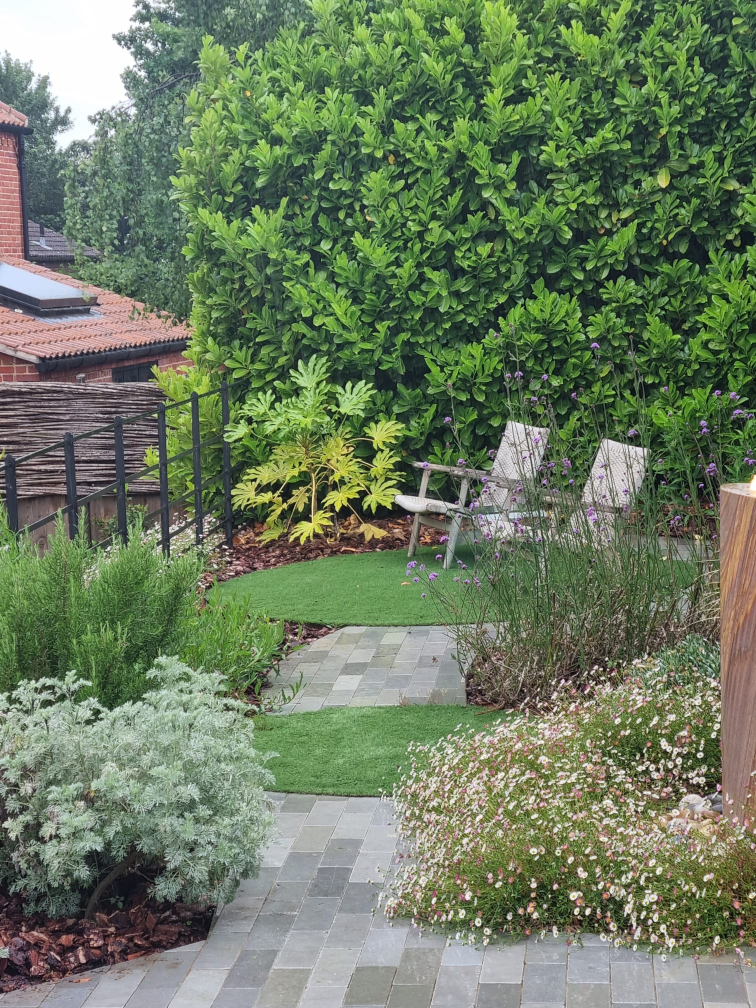
#> input picture images/Artificial turf.jpg, 1512 x 2016 px (shown at 1/2 size); its folder holds only this picture in this run
$ python generate_responsive_images.py
#> lines starting #> are read from the running program, lines starting #| are printed output that depends on the picture
#!/usr/bin/env python3
"""
Generate responsive image variants (WebP + JPEG/PNG fallbacks)
- Reads images from images/
- Writes variants to images/responsive/
- Sizes: 480, 768, 1200, 1600 (only up to source width)
- Keeps spaces in file names (safe in HTML as attributes are quoted)
"""
from PIL import Image
import os

INPUT_DIR = 'images'
OUTPUT_DIR = os.path.join(INPUT_DIR, 'responsive')
SIZES = [480, 768, 1200, 1600]

os.makedirs(OUTPUT_DIR, exist_ok=True)

SUPPORTED = ('.jpg','.jpeg','.png')

def make_variants(path):
#> called with path = 'images/Artificial turf.jpg'
    fn = os.path.basename(path)
    name, ext = os.path.splitext(fn)
    ext = ext.lower()

    with Image.open(path) as im:
#> im is the input picture: PIL image 1512x2016 RGB; mean R, G, B 108.7, 123.9, 96.3
        im = im.convert('RGBA') if ext == '.png' else im.convert('RGB')
        orig_w, orig_h = im.size
#> orig_w = 1512; orig_h = 2016
        for w in SIZES:
            if w >= orig_w:
                # Don't upscale; create one at original width cap
                target_w = orig_w
            else:
                target_w = w
            scale = target_w / orig_w
            target_h = int(orig_h * scale)

            # Avoid duplicate same-size outputs
            suffix = f"-{target_w}"

            # Save WebP
            webp_path = os.path.join(OUTPUT_DIR, f"{name}{suffix}.webp")
            if not os.path.exists(webp_path):
                im.resize((target_w, target_h), Image.Resampling.LANCZOS).save(
                    webp_path, 'WEBP', quality=80, method=6
                )

            # Save fallback JPEG/PNG
            if ext in ('.jpg','.jpeg'):
                out_path = os.path.join(OUTPUT_DIR, f"{name}{suffix}.jpg")
                fmt = 'JPEG'
                params = dict(quality=85, optimize=True, progressive=True)
            else:
                # For PNG photos, provide JPEG fallback (usually smaller)
                out_path = os.path.join(OUTPUT_DIR, f"{name}{suffix}.jpg")
                fmt = 'JPEG'
                params = dict(quality=85, optimize=True, progressive=True)
            if not os.path.exists(out_path):
                # Flatten against white if transparent
                frame = Image.new('RGB', im.size, (255,255,255))
                frame.paste(im, mask=im.split()[-1] if im.mode == 'RGBA' else None)
                frame.resize((target_w, target_h), Image.Resampling.LANCZOS).save(out_path, fmt, **params)
#> this loop made 4 passes
#> pass 1, in make_variants, `im.resize((target_w, target_h), Image.Resampling.LANCZOS).save( webp_p..`:
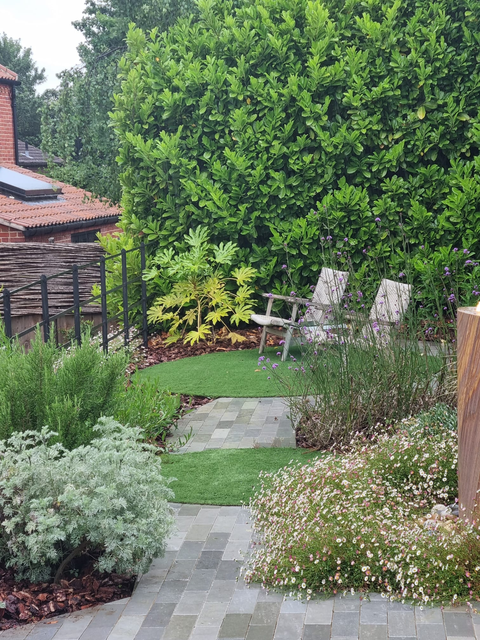
#> saved as Artificial turf-480.webp: PIL image 480x640 RGB; mean R, G, B 108.7, 123.9, 96.3

if __name__ == '__main__':
    files = [f for f in os.listdir(INPUT_DIR) if os.path.splitext(f)[1].lower() in SUPPORTED]
    if not files:
        print('No images found.')
    for f in files:
        print('Processing', f)
        make_variants(os.path.join(INPUT_DIR, f))
    print('Done. Variants in', OUTPUT_DIR)
#| Done. Variants in images/responsive

$ run again, on images/Burnham Market.jpg
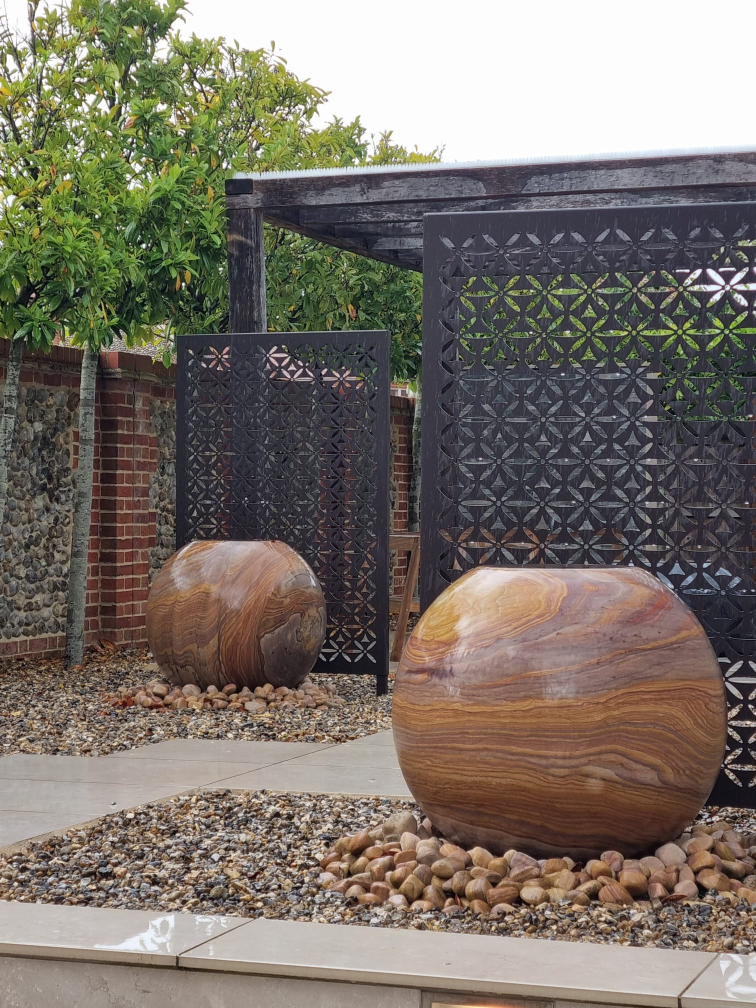
#> input picture images/Burnham Market.jpg, 1512 x 2016 px (shown at 1/2 size)
#> in make_variants, im is the input picture: PIL image 1512x2016 RGB; mean R, G, B 121.8, 114, 104.5
#> the loop in make_variants, `for w in SIZES:` made 4 passes
#> pass 1, in make_variants, `im.resize((target_w, target_h), Image.Resampling.LANCZOS).save( webp_p..`:
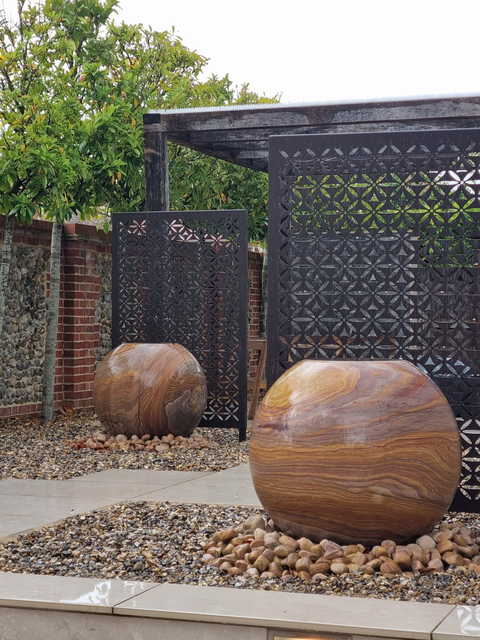
#> saved as Burnham Market-480.webp: PIL image 480x640 RGB; mean R, G, B 121.8, 114, 104.5
#| Done. Variants in images/responsive

$ run again, on images/Deck seating.jpg
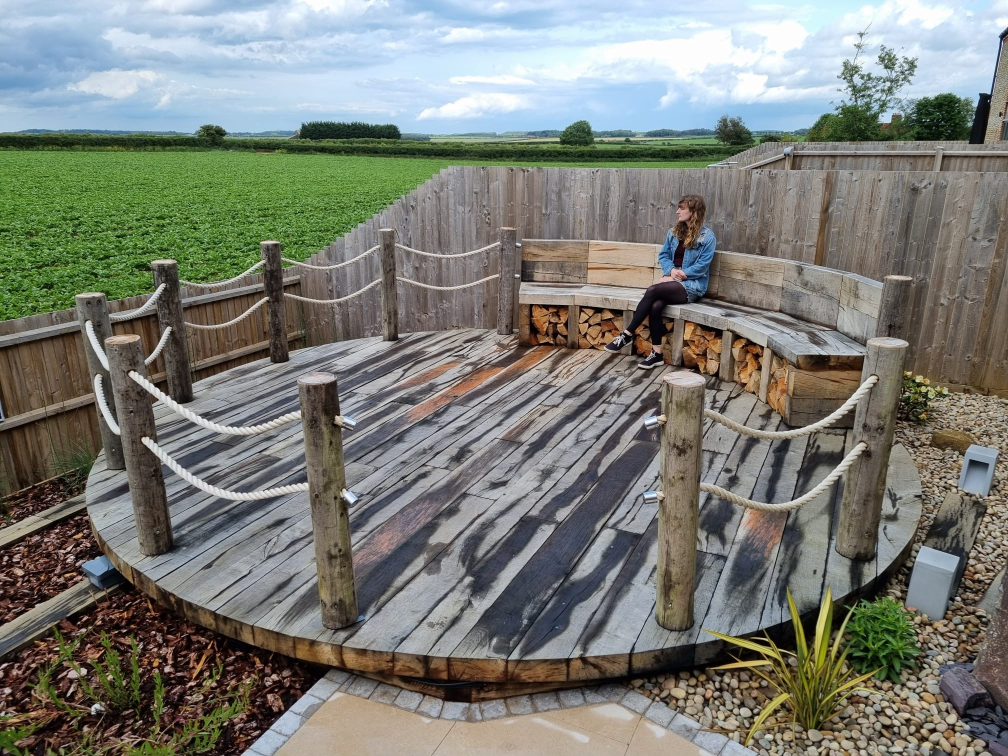
#> input picture images/Deck seating.jpg, 2016 x 1512 px (shown at 1/2 size)
#> in make_variants, im is the input picture: PIL image 2016x1512 RGB; mean R, G, B 122.9, 125.2, 117.9
#> the loop in make_variants, `for w in SIZES:` made 4 passes
#> pass 1, in make_variants, `im.resize((target_w, target_h), Image.Resampling.LANCZOS).save( webp_p..`:
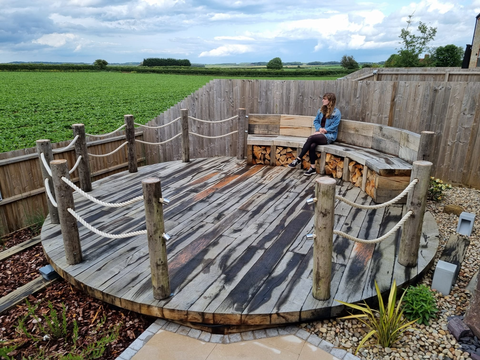
#> saved as Deck seating-480.webp: PIL image 480x360 RGB; mean R, G, B 122.9, 125.2, 117.9
#| Done. Variants in images/responsive

$ run again, on images/Bathrrom.jpg
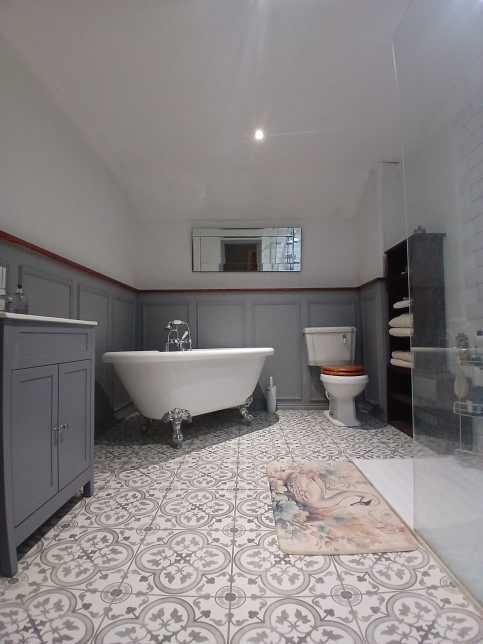
#> input picture images/Bathrrom.jpg, 966 x 1288 px (shown at 1/2 size)
#> in make_variants, im is the input picture: PIL image 966x1288 RGB; mean R, G, B 134.4, 129.7, 129.6
#> the loop in make_variants, `for w in SIZES:` made 4 passes
#> pass 1, in make_variants, `im.resize((target_w, target_h), Image.Resampling.LANCZOS).save( webp_p..`:
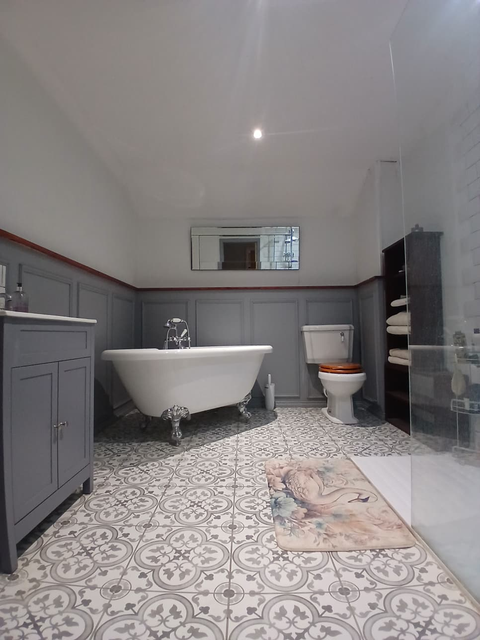
#> saved as Bathrrom-480.webp: PIL image 480x640 RGB; mean R, G, B 134.4, 129.7, 129.6
#| Done. Variants in images/responsive
